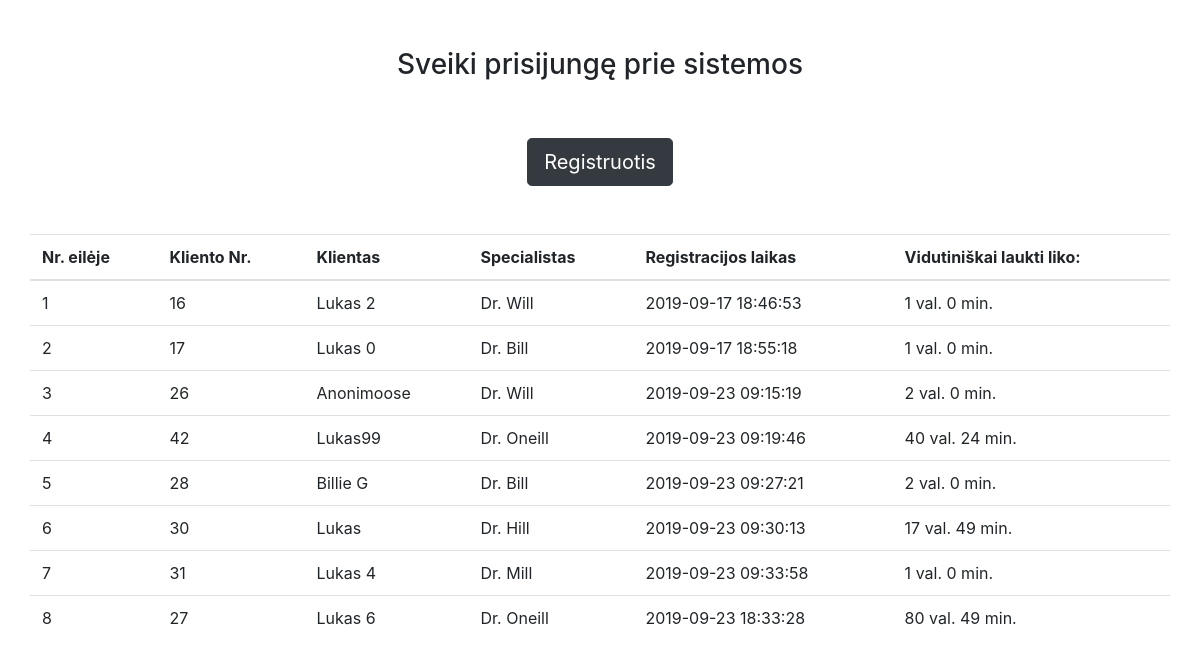
The page / on the database its author committed.
### tables this page shows
CREATE TABLE `registration` (
  `id` int(11) NOT NULL,
  `client_id` int(11) NOT NULL,
  `specialist_id` int(11) NOT NULL,
  `is_completed` int(1) NOT NULL DEFAULT '0',
  `info_url` varchar(8) DEFAULT NULL,
  `registered_at` datetime NOT NULL
);

CREATE TABLE `client` (
  `id` int(11) NOT NULL,
  `name` varchar(255) NOT NULL
);

CREATE TABLE `specialist` (
  `id` int(11) NOT NULL,
  `name` varchar(255) NOT NULL,
  `login_id` int(11) NOT NULL
);

### Registration.php (called while the page is built, shortened)
<?php
class Registration
{
    protected $conn;
    public function __construct($conn)
    {
        $this->conn = $conn;
    }
    public function getRegistrations()
    {
        $stmt = $this->conn->prepare('SELECT * FROM REGISTRATION WHERE IS_COMPLETED = 0 ORDER BY REGISTERED_AT LIMIT 10');
        $stmt->execute();
        return $stmt->fetchAll();
    }
    public function getAverageWaitingTimeByClient($clientId, $specId)
    {
        $comp = new CompletionTime($this->conn);
        $time = self::getIndexOfClientAtSpecialist($specId, $clientId) * $comp->getAverageTimeBySpecialist($specId);
        return $this->timestampToHoursAndMinutes($time);
    }
    public function getIndexOfClientAtSpecialist($specId, $clientId)
    {
        $stmt = $this->conn->prepare("
            SELECT r.client_id as client, ROW_NUMBER() OVER(ORDER BY r.registered_at) as rownum
            FROM registration r where r.is_completed = 0 and r.specialist_id = :specId
            order by r.registered_at
        ");
        $stmt->bindParam(':specId', $specId, PDO::PARAM_INT);
        $stmt->execute();
        $data = $stmt->fetchAll();
        return array_search($clientId, array_column($data, 'client')) + 1;
    }
    public function timestampToHoursAndMinutes($timestamp)
    {
        $hours = floor($timestamp / 3600);
        $minutes = round(($timestamp % 3600) / 60);
        return array('minutes' => $minutes, 'hours' => $hours);
    }
}

### Client.php (called while the page is built, shortened)
<?php
class Client
{
    protected $conn;
    public function __construct($conn)
    {
        $this->conn = $conn;
    }
    public function getName($id)
    {
        $stmt = $this->conn->prepare('SELECT NAME FROM CLIENT WHERE id = :id');
        $data = [
            'id' => $id
        ];
        $stmt->execute($data);
        $data = $stmt->fetch();
        return $data['NAME'];
    }
}

### Specialist.php (called while the page is built, shortened)
<?php
class Specialist
{
    protected $conn;
    public function __construct($conn)
    {
        $this->conn = $conn;
    }
    public function getName($id)
    {
        $stmt = $this->conn->prepare('SELECT NAME FROM SPECIALIST WHERE id = :id');
        $stmt->bindParam(':id', $id, PDO::PARAM_INT);
        $stmt->execute();
        return $stmt->fetch()['NAME'];
    }
}

### CompletionTime.php (called while the page is built, shortened)
<?php
class CompletionTime
{
    protected $conn;
    public function __construct($conn)
    {
        $this->conn = $conn;
    }
    public function getAverageTimeBySpecialist($specialistId)
    {
        $stmt = $this->conn->prepare('SELECT AVG(c.time_taken) as avg FROM completion_time c JOIN registration r on r.id = c.registration_id where r.specialist_id = :specialistId');
        $stmt->bindParam(':specialistId', $specialistId, PDO::PARAM_INT);
        $stmt->execute();
        $average = $stmt->fetch()['avg'];
        if (is_null($average)) {
            return 3600;
        }
        return $average;
    }
}

### index.php (the view, shortened to what this page needs)
<link href="https://stackpath.bootstrapcdn.com/bootstrap/4.3.1/css/bootstrap.min.css" rel="stylesheet"
>
<?php
require_once('Database.php');
require_once('Registration.php');
require_once('Client.php');
require_once('Specialist.php');
require_once('CompletionTime.php');
$conn = Database::getConnection();
$reg = new Registration($conn);
$clients = $reg->getRegistrations();
$clientObj = new Client($conn);
$spec = new Specialist($conn);
?>
<div class="container">
    <div class="row justify-content-center pt-5">
        <h3> Sveiki prisijungę prie sistemos </h3>
    </div>
    <div class="row justify-content-center pt-5">
        <a href="register.php" class="btn btn-lg btn-dark"> Registruotis </a>
    </div>
    <div class="row pt-5">
        <table class="table">
            <thead>
            <tr>
                <th> Nr. eilėje</th>
                <th> Kliento Nr.</th>
                <th> Klientas</th>
                <th> Specialistas</th>
                <th> Registracijos laikas</th>
                <th> Vidutiniškai laukti liko:</th>
            </tr>
            </thead>
            <tbody>
            <?php foreach ($clients as $key => $client) {
                $specId = $client['specialist_id'];
                $clientId = $client['client_id'];
                $time = $reg->getAverageWaitingTimeByClient($clientId, $specId);
                echo '
                        <tr>
                            <td> ' . ($key + 1) . '</td>
                            <td> ' . $client['id'] . ' </td>
                            <td> ' . htmlspecialchars($clientObj->getName($clientId)) . '</td>
                            <td> ' . $spec->getName($specId) . ' </td>
                            <td> ' . $client['registered_at'] . ' </td>
                            <td> ' . $time['hours'] . ' val. ' . $time['minutes'] . ' min.<br></td>
                        </tr>
                    ';
            }
            ?>
            </tbody>
        </table>
    </div>
</div>

### rows shown on the page
registration: id "16", client.name "Lukas 2", specialist.name "Dr. Will", registered_at "2019-09-17 18:46:53", hours "1", minutes "0"
registration: id "17", client.name "Lukas 0", specialist.name "Dr. Bill", registered_at "2019-09-17 18:55:18", hours "1", minutes "0"
registration: id "26", client.name "Anonimoose", specialist.name "Dr. Will", registered_at "2019-09-23 09:15:19", hours "2", minutes "0"
registration: id "42", client.name "Lukas99", specialist.name "Dr. Oneill", registered_at "2019-09-23 09:19:46", hours "40", minutes "24"
registration: id "28", client.name "Billie G", specialist.name "Dr. Bill", registered_at "2019-09-23 09:27:21", hours "2", minutes "0"
registration: id "30", client.name "Lukas", specialist.name "Dr. Hill", registered_at "2019-09-23 09:30:13", hours "17", minutes "49"
registration: id "31", client.name "Lukas 4", specialist.name "Dr. Mill", registered_at "2019-09-23 09:33:58", hours "1", minutes "0"
registration: id "27", client.name "Lukas 6", specialist.name "Dr. Oneill", registered_at "2019-09-23 18:33:28", hours "80", minutes "49"
